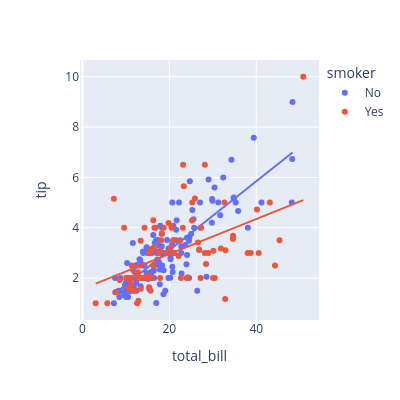

Notebook code for this chart:
### Code cell
px.scatter(data_frame=tip_df, x='total_bill', y = 'tip', width=400, height=400, trendline='ols',  color='smoker')

### Figure 1 — Plotly figure (JSON) as saved in the notebook; plotly's stock layout.template omitted (floating-point values rounded to 4 significant figures; data arrays with more than 128 entries replaced by an {"elided": "..."} marker saying what was removed)
{"data": [{"hovertemplate": "smoker=No<br>total_bill=%{x}<br>tip=%{y}<extra></extra>", "legendgroup": "No", "marker": {"color": "#636efa", "symbol": "circle"}, "mode": "markers", "name": "No", "orientation": "v", "showlegend": true, "type": "scatter", "x": {"elided": "151 float values"}, "xaxis": "x", "y": {"elided": "151 float values"}, "yaxis": "y"}, {"hovertemplate": "<b>OLS trendline</b><br>tip = 0.137156 * total_bill + 0.360069<br>R<sup>2</sup>=0.675984<br><br>smoker=No<br>total_bill=%{x}<br>tip=%{y} <b>(trend)</b><extra></extra>", "legendgroup": "No", "marker": {"color": "#636efa", "symbol": "circle"}, "mode": "lines", "name": "No", "showlegend": false, "type": "scatter", "x": {"elided": "151 float values"}, "xaxis": "x", "y": {"elided": "151 float values"}, "yaxis": "y"}, {"hovertemplate": "smoker=Yes<br>total_bill=%{x}<br>tip=%{y}<extra></extra>", "legendgroup": "Yes", "marker": {"color": "#EF553B", "symbol": "circle"}, "mode": "markers", "name": "Yes", "orientation": "v", "showlegend": true, "type": "scatter", "x": [38.01, 11.24, 20.29, 13.81, 11.02, 18.29, 3.07, 15.01, 26.86, 25.28, 17.92, 19.44, 32.68, 28.97, 5.75, 16.32, 40.17, 27.28, 12.03, 21.01, 11.35, 15.38, 44.3, 22.42, 15.36, 20.49, 25.21, 14.31, 16.0, 17.51, 10.59, 10.63, 50.81, 15.81, 7.25, 31.85, 16.82, 32.9, 17.89, 14.48, 9.6, 34.63, 34.65, 23.33, 45.35, 23.17, 40.55, 20.9, 30.46, 18.15, 23.1, 15.69, 19.81, 28.44, 15.48, 16.58, 10.34, 43.11, 13.0, 13.51, 18.71, 12.74, 13.0, 16.4, 20.53, 16.47, 26.59, 38.73, 24.27, 12.76, 30.06, 25.89, 13.27, 28.17, 12.9, 28.15, 11.59, 7.74, 30.14, 12.16, 13.42, 8.58, 13.42, 16.27, 10.09, 22.12, 24.01, 15.69, 15.53, 12.6, 32.83, 27.18, 22.67], "xaxis": "x", "y": [3.0, 1.76, 3.21, 2.0, 1.98, 3.76, 1.0, 2.09, 3.14, 5.0, 3.08, 3.0, 5.0, 3.0, 1.0, 4.3, 4.73, 4.0, 1.5, 3.0, 2.5, 3.0, 2.5, 3.48, 1.64, 4.06, 4.29, 4.0, 2.0, 3.0, 1.61, 2.0, 10.0, 3.16, 5.15, 3.18, 4.0, 3.11, 2.0, 2.0, 4.0, 3.55, 3.68, 5.65, 3.5, 6.5, 3.0, 3.5, 2.0, 3.5, 4.0, 1.5, 4.19, 2.56, 2.02, 4.0, 2.0, 5.0, 2.0, 2.0, 4.0, 2.01, 2.0, 2.5, 4.0, 3.23, 3.41, 3.0, 2.03, 2.23, 2.0, 5.16, 2.5, 6.5, 1.1, 3.0, 1.5, 1.44, 3.09, 2.2, 3.48, 1.92, 1.58, 2.5, 2.0, 2.88, 2.0, 3.0, 3.0, 1.0, 1.17, 2.0, 2.0], "yaxis": "y"}, {"hovertemplate": "<b>OLS trendline</b><br>tip = 0.0695902 * total_bill + 1.56427<br>R<sup>2</sup>=0.238357<br><br>smoker=Yes<br>total_bill=%{x}<br>tip=%{y} <b>(trend)</b><extra></extra>", "legendgroup": "Yes", "marker": {"color": "#EF553B", "symbol": "circle"}, "mode": "lines", "name": "Yes", "showlegend": false, "type": "scatter", "x": [3.07, 5.75, 7.25, 7.74, 8.58, 9.6, 10.09, 10.34, 10.59, 10.63, 11.02, 11.24, 11.35, 11.59, 12.03, 12.16, 12.6, 12.74, 12.76, 12.9, 13.0, 13.0, 13.27, 13.42, 13.42, 13.51, 13.81, 14.31, 14.48, 15.01, 15.36, 15.38, 15.48, 15.53, 15.69, 15.69, 15.81, 16.0, 16.27, 16.32, 16.4, 16.47, 16.58, 16.82, 17.51, 17.89, 17.92, 18.15, 18.29, 18.71, 19.44, 19.81, 20.29, 20.49, 20.53, 20.9, 21.01, 22.12, 22.42, 22.67, 23.1, 23.17, 23.33, 24.01, 24.27, 25.21, 25.28, 25.89, 26.59, 26.86, 27.18, 27.28, 28.15, 28.17, 28.44, 28.97, 30.06, 30.14, 30.46, 31.85, 32.68, 32.83, 32.9, 34.63, 34.65, 38.01, 38.73, 40.17, 40.55, 43.11, 44.3, 45.35, 50.81], "xaxis": "x", "y": [1.778, 1.964, 2.069, 2.103, 2.161, 2.232, 2.266, 2.284, 2.301, 2.304, 2.331, 2.346, 2.354, 2.371, 2.401, 2.41, 2.441, 2.451, 2.452, 2.462, 2.469, 2.469, 2.488, 2.498, 2.498, 2.504, 2.525, 2.56, 2.572, 2.609, 2.633, 2.635, 2.642, 2.645, 2.656, 2.656, 2.664, 2.678, 2.697, 2.7, 2.706, 2.71, 2.718, 2.735, 2.783, 2.809, 2.811, 2.827, 2.837, 2.866, 2.917, 2.943, 2.976, 2.99, 2.993, 3.019, 3.026, 3.104, 3.124, 3.142, 3.172, 3.177, 3.188, 3.235, 3.253, 3.319, 3.324, 3.366, 3.415, 3.433, 3.456, 3.463, 3.523, 3.525, 3.543, 3.58, 3.656, 3.662, 3.684, 3.781, 3.838, 3.849, 3.854, 3.974, 3.976, 4.209, 4.26, 4.36, 4.386, 4.564, 4.647, 4.72, 5.1], "yaxis": "y"}], "layout": {"height": 400, "legend": {"title": {"text": "smoker"}, "tracegroupgap": 0}, "margin": {"t": 60}, "width": 400, "xaxis": {"anchor": "y", "domain": [0, 1], "title": {"text": "total_bill"}}, "yaxis": {"anchor": "x", "domain": [0, 1], "title": {"text": "tip"}}}}
